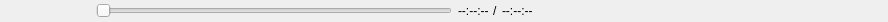
<?xml version="1.0" encoding="UTF-8"?>
<ui version="4.0">
 <class>MediaControls</class>
 <widget class="QWidget" name="MediaControls">
  <property name="geometry">
   <rect>
    <x>0</x>
    <y>0</y>
    <width>888</width>
    <height>22</height>
   </rect>
  </property>
  <property name="sizePolicy">
   <sizepolicy hsizetype="Preferred" vsizetype="Fixed">
    <horstretch>0</horstretch>
    <verstretch>0</verstretch>
   </sizepolicy>
  </property>
  <property name="minimumSize">
   <size>
    <width>0</width>
    <height>22</height>
   </size>
  </property>
  <property name="maximumSize">
   <size>
    <width>16777215</width>
    <height>22</height>
   </size>
  </property>
  <property name="windowTitle">
   <string notr="true">Form</string>
  </property>
  <layout class="QHBoxLayout" name="horizontalLayout">
   <property name="spacing">
    <number>0</number>
   </property>
   <property name="leftMargin">
    <number>0</number>
   </property>
   <property name="topMargin">
    <number>0</number>
   </property>
   <property name="rightMargin">
    <number>0</number>
   </property>
   <property name="bottomMargin">
    <number>0</number>
   </property>
   <item>
    <widget class="QPushButton" name="playPauseButton">
     <property name="sizePolicy">
      <sizepolicy hsizetype="Fixed" vsizetype="Fixed">
       <horstretch>0</horstretch>
       <verstretch>0</verstretch>
      </sizepolicy>
     </property>
     <property name="minimumSize">
      <size>
       <width>22</width>
       <height>22</height>
      </size>
     </property>
     <property name="maximumSize">
      <size>
       <width>22</width>
       <height>22</height>
      </size>
     </property>
     <property name="toolTip">
      <string>ContextBar.MediaControls.RestartMedia</string>
     </property>
     <property name="text">
      <string/>
     </property>
     <property name="icon">
      <iconset resource="../obs.qrc">
       <normaloff>:/res/images/media/media_restart.svg</normaloff>:/res/images/media/media_restart.svg</iconset>
     </property>
     <property name="iconSize">
      <size>
       <width>20</width>
       <height>20</height>
      </size>
     </property>
     <property name="shortcut">
      <string>Space</string>
     </property>
     <property name="flat">
      <bool>true</bool>
     </property>
    </widget>
   </item>
   <item>
    <spacer name="horizontalSpacer">
     <property name="orientation">
      <enum>Qt::Horizontal</enum>
     </property>
     <property name="sizeType">
      <enum>QSizePolicy::Fixed</enum>
     </property>
     <property name="sizeHint" stdset="0">
      <size>
       <width>8</width>
       <height>20</height>
      </size>
     </property>
    </spacer>
   </item>
   <item>
    <widget class="QPushButton" name="previousButton">
     <property name="sizePolicy">
      <sizepolicy hsizetype="Fixed" vsizetype="Fixed">
       <horstretch>0</horstretch>
       <verstretch>0</verstretch>
      </sizepolicy>
     </property>
     <property name="minimumSize">
      <size>
       <width>22</width>
       <height>22</height>
      </size>
     </property>
     <property name="maximumSize">
      <size>
       <width>22</width>
       <height>22</height>
      </size>
     </property>
     <property name="toolTip">
      <string>ContextBar.MediaControls.PlaylistPrevious</string>
     </property>
     <property name="text">
      <string/>
     </property>
     <property name="icon">
      <iconset resource="../obs.qrc">
       <normaloff>:/res/images/media/media_previous.svg</normaloff>:/res/images/media/media_previous.svg</iconset>
     </property>
     <property name="iconSize">
      <size>
       <width>20</width>
       <height>20</height>
      </size>
     </property>
     <property name="shortcut">
      <string>P</string>
     </property>
     <property name="flat">
      <bool>true</bool>
     </property>
    </widget>
   </item>
   <item>
    <widget class="QPushButton" name="stopButton">
     <property name="sizePolicy">
      <sizepolicy hsizetype="Fixed" vsizetype="Fixed">
       <horstretch>0</horstretch>
       <verstretch>0</verstretch>
      </sizepolicy>
     </property>
     <property name="minimumSize">
      <size>
       <width>22</width>
       <height>22</height>
      </size>
     </property>
     <property name="maximumSize">
      <size>
       <width>22</width>
       <height>22</height>
      </size>
     </property>
     <property name="toolTip">
      <string>ContextBar.MediaControls.StopMedia</string>
     </property>
     <property name="text">
      <string/>
     </property>
     <property name="icon">
      <iconset resource="../obs.qrc">
       <normaloff>:/res/images/media/media_stop.svg</normaloff>:/res/images/media/media_stop.svg</iconset>
     </property>
     <property name="iconSize">
      <size>
       <width>20</width>
       <height>20</height>
      </size>
     </property>
     <property name="shortcut">
      <string>S</string>
     </property>
     <property name="flat">
      <bool>true</bool>
     </property>
    </widget>
   </item>
   <item>
    <widget class="QPushButton" name="nextButton">
     <property name="sizePolicy">
      <sizepolicy hsizetype="Fixed" vsizetype="Fixed">
       <horstretch>0</horstretch>
       <verstretch>0</verstretch>
      </sizepolicy>
     </property>
     <property name="minimumSize">
      <size>
       <width>22</width>
       <height>22</height>
      </size>
     </property>
     <property name="maximumSize">
      <size>
       <width>22</width>
       <height>22</height>
      </size>
     </property>
     <property name="toolTip">
      <string>ContextBar.MediaControls.PlaylistNext</string>
     </property>
     <property name="text">
      <string/>
     </property>
     <property name="icon">
      <iconset resource="../obs.qrc">
       <normaloff>:/res/images/media/media_next.svg</normaloff>:/res/images/media/media_next.svg</iconset>
     </property>
     <property name="iconSize">
      <size>
       <width>20</width>
       <height>20</height>
      </size>
     </property>
     <property name="shortcut">
      <string>N</string>
     </property>
     <property name="flat">
      <bool>true</bool>
     </property>
    </widget>
   </item>
   <item>
    <widget class="MediaSlider" name="slider">
     <property name="minimumSize">
      <size>
       <width>0</width>
       <height>22</height>
      </size>
     </property>
     <property name="maximumSize">
      <size>
       <width>16777215</width>
       <height>22</height>
      </size>
     </property>
     <property name="accessibleName">
      <string>ContextBar.MediaControls.BlindSeek</string>
     </property>
     <property name="maximum">
      <number>1024</number>
     </property>
     <property name="tracking">
      <bool>false</bool>
     </property>
     <property name="orientation">
      <enum>Qt::Horizontal</enum>
     </property>
    </widget>
   </item>
   <item>
    <spacer name="horizontalSpacer_2">
     <property name="orientation">
      <enum>Qt::Horizontal</enum>
     </property>
     <property name="sizeType">
      <enum>QSizePolicy::Fixed</enum>
     </property>
     <property name="sizeHint" stdset="0">
      <size>
       <width>6</width>
       <height>20</height>
      </size>
     </property>
    </spacer>
   </item>
   <item>
    <widget class="QLabel" name="timerLabel">
     <property name="sizePolicy">
      <sizepolicy hsizetype="Preferred" vsizetype="Fixed">
       <horstretch>0</horstretch>
       <verstretch>0</verstretch>
      </sizepolicy>
     </property>
     <property name="minimumSize">
      <size>
       <width>0</width>
       <height>22</height>
      </size>
     </property>
     <property name="maximumSize">
      <size>
       <width>16777215</width>
       <height>22</height>
      </size>
     </property>
     <property name="text">
      <string>--:--:--</string>
     </property>
    </widget>
   </item>
   <item>
    <spacer name="horizontalSpacer_3">
     <property name="orientation">
      <enum>Qt::Horizontal</enum>
     </property>
     <property name="sizeType">
      <enum>QSizePolicy::Fixed</enum>
     </property>
     <property name="sizeHint" stdset="0">
      <size>
       <width>4</width>
       <height>0</height>
      </size>
     </property>
    </spacer>
   </item>
   <item>
    <widget class="QLabel" name="label">
     <property name="sizePolicy">
      <sizepolicy hsizetype="Preferred" vsizetype="Fixed">
       <horstretch>0</horstretch>
       <verstretch>0</verstretch>
      </sizepolicy>
     </property>
     <property name="minimumSize">
      <size>
       <width>0</width>
       <height>22</height>
      </size>
     </property>
     <property name="maximumSize">
      <size>
       <width>16777215</width>
       <height>22</height>
      </size>
     </property>
     <property name="text">
      <string>/</string>
     </property>
    </widget>
   </item>
   <item>
    <spacer name="horizontalSpacer_4">
     <property name="orientation">
      <enum>Qt::Horizontal</enum>
     </property>
     <property name="sizeType">
      <enum>QSizePolicy::Fixed</enum>
     </property>
     <property name="sizeHint" stdset="0">
      <size>
       <width>4</width>
       <height>0</height>
      </size>
     </property>
    </spacer>
   </item>
   <item>
    <widget class="ClickableLabel" name="durationLabel">
     <property name="sizePolicy">
      <sizepolicy hsizetype="Preferred" vsizetype="Fixed">
       <horstretch>0</horstretch>
       <verstretch>0</verstretch>
      </sizepolicy>
     </property>
     <property name="minimumSize">
      <size>
       <width>0</width>
       <height>22</height>
      </size>
     </property>
     <property name="maximumSize">
      <size>
       <width>16777215</width>
       <height>22</height>
      </size>
     </property>
     <property name="text">
      <string>--:--:--</string>
     </property>
    </widget>
   </item>
   <item>
    <widget class="QWidget" name="emptySpaceAgain" >
     <property name="sizePolicy">
      <sizepolicy hsizetype="Expanding" vsizetype="Preferred">
       <horstretch>0</horstretch>
       <verstretch>0</verstretch>
      </sizepolicy>
     </property>
    </widget>
   </item>
  </layout>
 </widget>
 <customwidgets>
  <customwidget>
   <class>MediaSlider</class>
   <extends>QSlider</extends>
   <header>media-slider.hpp</header>
  </customwidget>
  <customwidget>
   <class>ClickableLabel</class>
   <extends>QLabel</extends>
   <header>clickable-label.hpp</header>
  </customwidget>
 </customwidgets>
 <resources>
  <include location="../obs.qrc"/>
 </resources>
 <connections/>
</ui>
